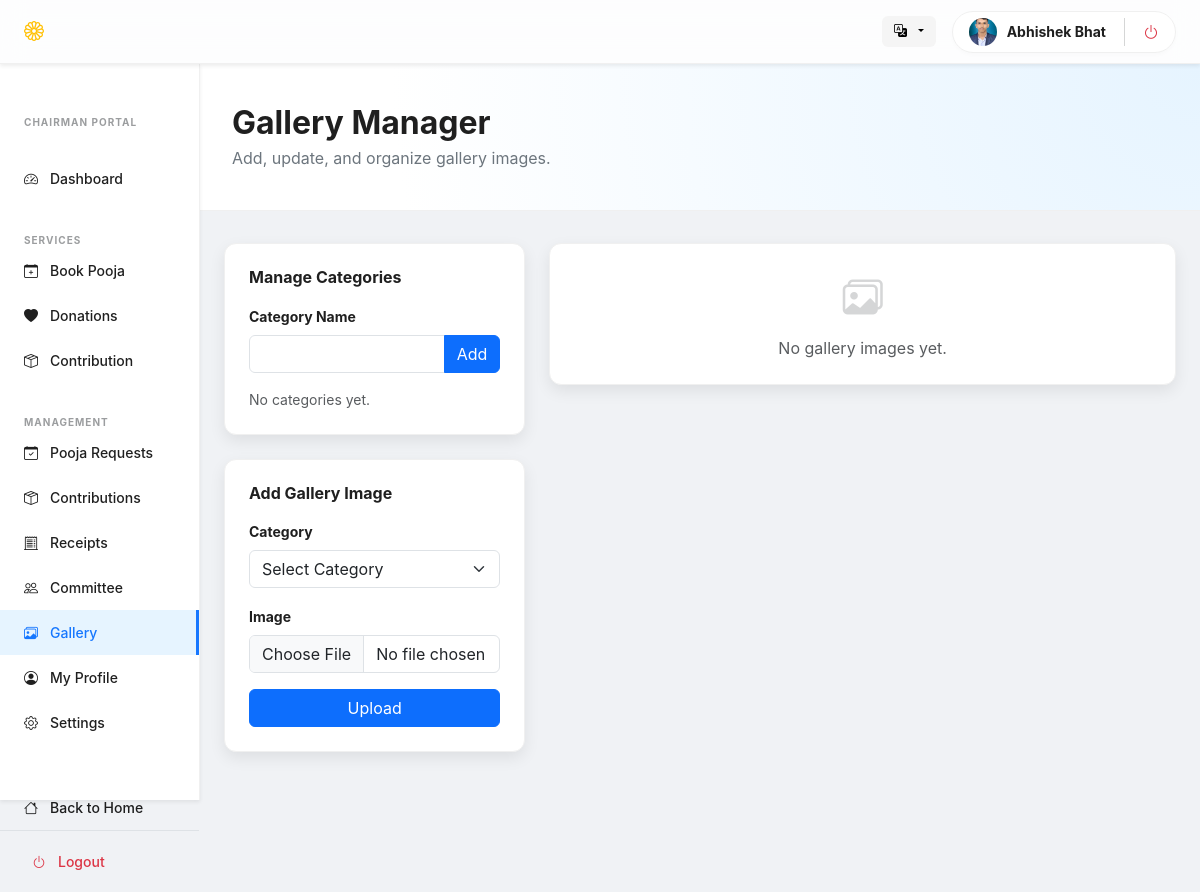
The app's page /users/chairman/gallery.php (signed in), older data.
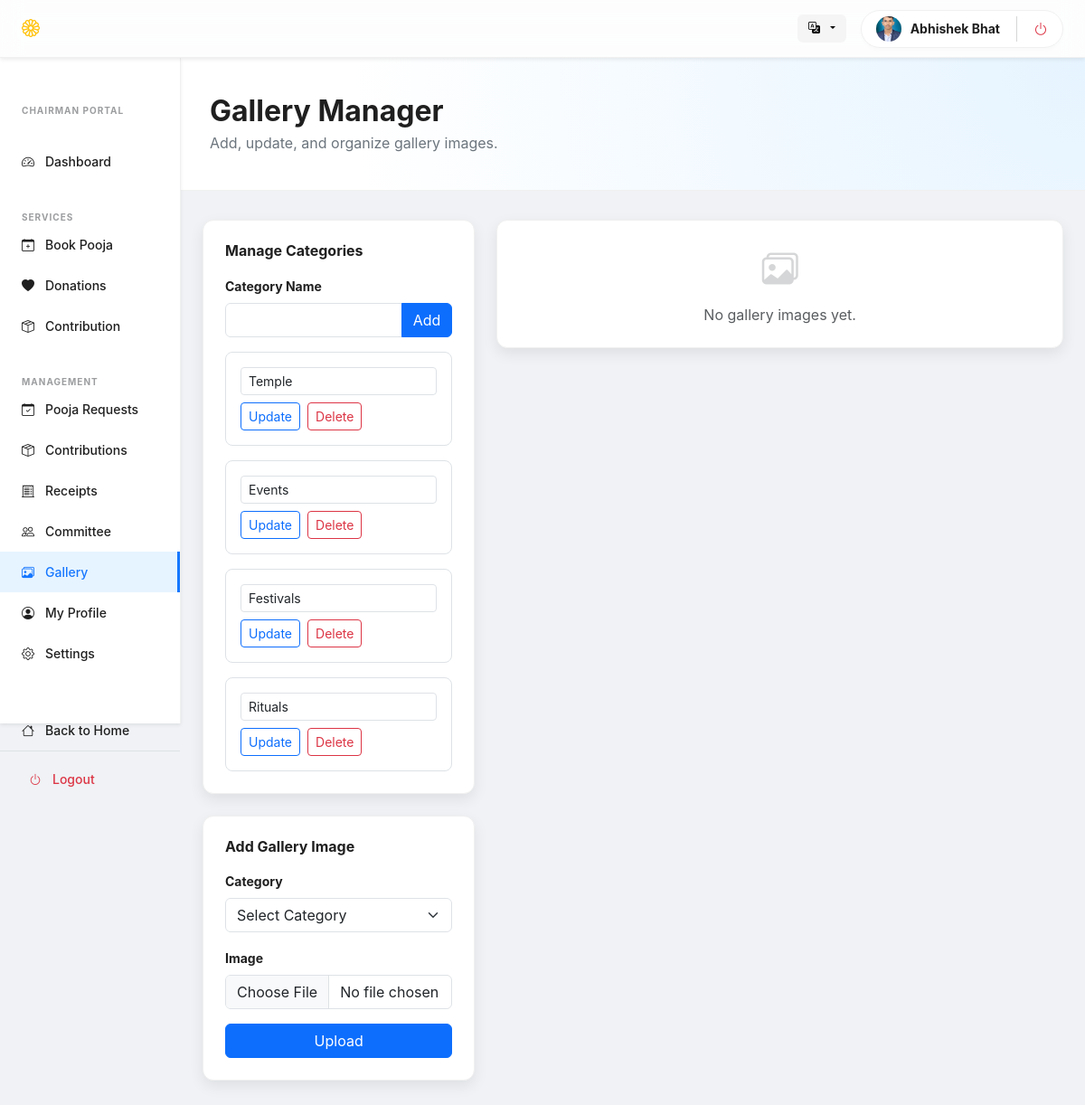
The same page, newer data.
### tables this page shows
CREATE TABLE `gallery_category` (
  `id` int(11) NOT NULL,
  `type` varchar(100) NOT NULL,
  `created_at` timestamp NOT NULL DEFAULT current_timestamp()
);

### includes/lang.php (called while the page is built, shortened)
<?php
$lang = $_SESSION['lang']
    ?? $_COOKIE['lang']
    ?? 'en';
$langFile = __DIR__ . "/../lang/{$lang}.php";
$t = require $langFile;

### users/chairman/gallery.php (the view, shortened to what the changed rows need)
<?php
require __DIR__ . '/../../config/db.php';
require __DIR__ . '/../../includes/lang.php';
$categories = [];
$catRes = mysqli_query($con, "SELECT * FROM gallery_category ORDER BY id ASC");
while ($row = mysqli_fetch_assoc($catRes)) {
    $categories[] = $row;
}
?>
<!DOCTYPE html>
<html lang="<?= $lang ?>">
<head>
    <link href="https://cdn.jsdelivr.net/npm/bootstrap@5.3.0/dist/css/bootstrap.min.css" rel="stylesheet">
    <link rel="stylesheet" href="https://cdn.jsdelivr.net/npm/bootstrap-icons@1.10.5/font/bootstrap-icons.css">
</head>
<body>
    <div class="container-fluid">
        <div class="row">
            <main class="col-lg-10 p-0">
                <div class="dashboard-hero">
                    <h2 class="fw-bold mb-1"><?php echo $t['gallery_manager'] ?? 'Gallery Manager'; ?></h2>
                </div>
                <div class="px-4 pb-5">
                    <div class="row g-4">
                        <div class="col-lg-4">
                            <div class="ant-card p-4 mb-4">
                                <div class="d-flex flex-column gap-3">
                                    <?php if ($categories): ?>
                                        <?php foreach ($categories as $cat): ?>
                                            <form method="POST" class="border rounded-3 p-3">
                                                <div class="mb-2">
                                                    <input type="text" class="form-control form-control-sm" name="category_name"
                                                        value="<?= htmlspecialchars($cat['type']) ?>" required>
                                                </div>
                                                <div class="d-flex gap-2">
                                                    <button class="btn btn-sm btn-outline-primary" type="submit"
                                                        name="update_category"><?php echo $t['update'] ?? 'Update'; ?></button>
                                                    <button class="btn btn-sm btn-outline-danger" type="submit"
                                                        name="delete_category"
                                                        onclick="return confirm('Delete this category? Images will be uncategorized.')">
                                                        <?php echo $t['delete'] ?? 'Delete'; ?>
                                                    </button>
                                                </div>
                                            </form>
                                        <?php endforeach; ?>
                                    <?php else: ?>
                                        <div class="text-muted small"><?php echo $t['no_categories'] ?? 'No categories yet.'; ?></div>
                                    <?php endif; ?>
                                </div>
                            </div>
                        </div>
                    </div>
                </div>
            </main>
        </div>
    </div>
</body>
</html>

Row changes from the older to the newer data that the page shows:
added gallery_category: category_name "Temple"
added gallery_category: category_name "Events"
added gallery_category: category_name "Festivals"
added gallery_category: category_name "Rituals"
Text that changed along with them:
$t['no_categories']: "No categories yet." → (not shown)
